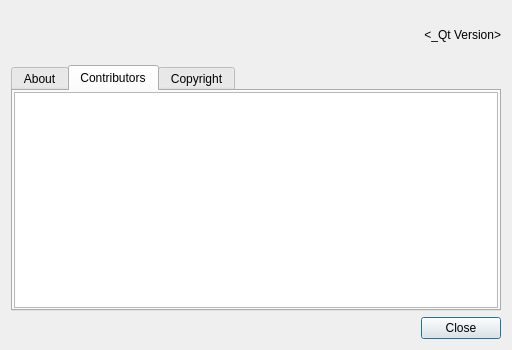
<?xml version="1.0" encoding="UTF-8"?>
<ui version="4.0">
 <class>AboutDialog</class>
 <widget class="QDialog" name="AboutDialog">
  <property name="windowModality">
   <enum>Qt::WindowModality::WindowModal</enum>
  </property>
  <property name="geometry">
   <rect>
    <x>0</x>
    <y>0</y>
    <width>512</width>
    <height>350</height>
   </rect>
  </property>
  <property name="windowTitle">
   <string>Dialog</string>
  </property>
  <layout class="QVBoxLayout" name="verticalLayout_3">
   <item>
    <layout class="QHBoxLayout" name="horizontalLayout_2">
     <property name="spacing">
      <number>24</number>
     </property>
     <item>
      <widget class="QLabel" name="lblLogoSmall">
       <property name="minimumSize">
        <size>
         <width>48</width>
         <height>48</height>
        </size>
       </property>
       <property name="maximumSize">
        <size>
         <width>48</width>
         <height>48</height>
        </size>
       </property>
       <property name="text">
        <string>&lt;Logo&gt;</string>
       </property>
      </widget>
     </item>
     <item>
      <widget class="QLabel" name="lblTitle">
       <property name="text">
        <string>&lt;Application Title&gt;</string>
       </property>
      </widget>
     </item>
     <item>
      <widget class="QLabel" name="lblQtVersion">
       <property name="text">
        <string>&lt;_Qt Version&gt;</string>
       </property>
       <property name="alignment">
        <set>Qt::AlignmentFlag::AlignRight|Qt::AlignmentFlag::AlignTrailing|Qt::AlignmentFlag::AlignVCenter</set>
       </property>
      </widget>
     </item>
    </layout>
   </item>
   <item>
    <widget class="QTabWidget" name="tabWidget">
     <property name="currentIndex">
      <number>1</number>
     </property>
     <widget class="QWidget" name="tabAbout">
      <attribute name="title">
       <string>About</string>
      </attribute>
      <layout class="QVBoxLayout" name="verticalLayout">
       <item>
        <spacer name="verticalSpacer">
         <property name="orientation">
          <enum>Qt::Orientation::Vertical</enum>
         </property>
         <property name="sizeHint" stdset="0">
          <size>
           <width>20</width>
           <height>40</height>
          </size>
         </property>
        </spacer>
       </item>
       <item>
        <layout class="QHBoxLayout" name="horizontalLayout">
         <item>
          <widget class="QLabel" name="lblDescription">
           <property name="text">
            <string>&lt;Description&gt;</string>
           </property>
           <property name="wordWrap">
            <bool>true</bool>
           </property>
          </widget>
         </item>
        </layout>
       </item>
       <item>
        <spacer name="verticalSpacer_2">
         <property name="orientation">
          <enum>Qt::Orientation::Vertical</enum>
         </property>
         <property name="sizeHint" stdset="0">
          <size>
           <width>20</width>
           <height>40</height>
          </size>
         </property>
        </spacer>
       </item>
      </layout>
     </widget>
     <widget class="QWidget" name="tabThanks">
      <attribute name="title">
       <string>Contributors</string>
      </attribute>
      <layout class="QHBoxLayout" name="horizontalLayout_3">
       <property name="spacing">
        <number>0</number>
       </property>
       <property name="leftMargin">
        <number>1</number>
       </property>
       <property name="topMargin">
        <number>1</number>
       </property>
       <property name="rightMargin">
        <number>1</number>
       </property>
       <property name="bottomMargin">
        <number>1</number>
       </property>
       <item>
        <widget class="QTextBrowser" name="txtThanks"/>
       </item>
      </layout>
     </widget>
     <widget class="QWidget" name="tabLicense">
      <attribute name="title">
       <string>Copyright</string>
      </attribute>
      <layout class="QVBoxLayout" name="verticalLayout_2">
       <property name="spacing">
        <number>0</number>
       </property>
       <property name="leftMargin">
        <number>1</number>
       </property>
       <property name="topMargin">
        <number>1</number>
       </property>
       <property name="rightMargin">
        <number>1</number>
       </property>
       <property name="bottomMargin">
        <number>1</number>
       </property>
       <item>
        <widget class="QTextBrowser" name="txtLicense">
         <property name="minimumSize">
          <size>
           <width>450</width>
           <height>0</height>
          </size>
         </property>
         <property name="openExternalLinks">
          <bool>true</bool>
         </property>
        </widget>
       </item>
      </layout>
     </widget>
    </widget>
   </item>
   <item>
    <layout class="QHBoxLayout">
     <property name="spacing">
      <number>6</number>
     </property>
     <property name="leftMargin">
      <number>0</number>
     </property>
     <property name="topMargin">
      <number>0</number>
     </property>
     <property name="rightMargin">
      <number>0</number>
     </property>
     <property name="bottomMargin">
      <number>0</number>
     </property>
     <item>
      <spacer>
       <property name="orientation">
        <enum>Qt::Orientation::Horizontal</enum>
       </property>
       <property name="sizeHint" stdset="0">
        <size>
         <width>40</width>
         <height>20</height>
        </size>
       </property>
      </spacer>
     </item>
     <item>
      <widget class="QPushButton" name="btnClose">
       <property name="text">
        <string>Close</string>
       </property>
      </widget>
     </item>
    </layout>
   </item>
  </layout>
 </widget>
 <resources/>
 <connections>
  <connection>
   <sender>btnClose</sender>
   <signal>clicked()</signal>
   <receiver>AboutDialog</receiver>
   <slot>accept()</slot>
   <hints>
    <hint type="sourcelabel">
     <x>278</x>
     <y>253</y>
    </hint>
    <hint type="destinationlabel">
     <x>96</x>
     <y>254</y>
    </hint>
   </hints>
  </connection>
 </connections>
</ui>
